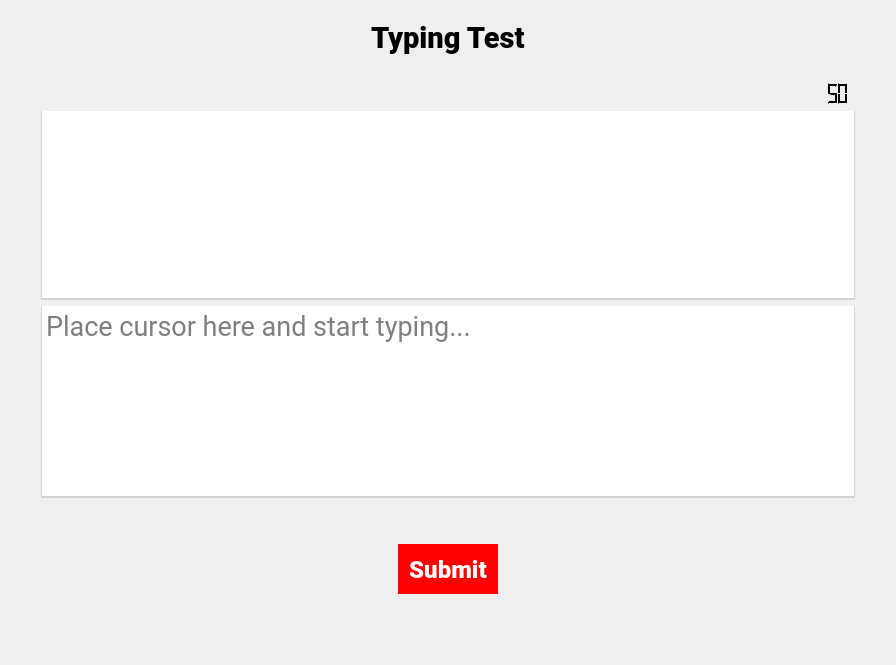
<?xml version="1.0" encoding="UTF-8"?>
<ui version="4.0">
 <class>Form</class>
 <widget class="QWidget" name="Form">
  <property name="geometry">
   <rect>
    <x>0</x>
    <y>0</y>
    <width>896</width>
    <height>665</height>
   </rect>
  </property>
  <property name="sizePolicy">
   <sizepolicy hsizetype="Expanding" vsizetype="Expanding">
    <horstretch>0</horstretch>
    <verstretch>0</verstretch>
   </sizepolicy>
  </property>
  <property name="windowTitle">
   <string>Form</string>
  </property>
  <property name="styleSheet">
   <string notr="true">QPushButton { color: white;background-color: red; padding: 10px; border:none;}
QPushButton:hover { background-color: coral;}
QPushButton:pressed {margin-top:3px;}
QTextBrowser, QTextEdit { border-top: none; border-left: 1px solid lightgrey; border-right: 1px solid lightgrey; border-bottom: 2px solid lightgrey;}
</string>
  </property>
  <layout class="QHBoxLayout" name="horizontalLayout">
   <item>
    <layout class="QVBoxLayout" name="verticalLayout">
     <property name="leftMargin">
      <number>30</number>
     </property>
     <property name="topMargin">
      <number>10</number>
     </property>
     <property name="rightMargin">
      <number>30</number>
     </property>
     <item alignment="Qt::AlignHCenter|Qt::AlignVCenter">
      <widget class="QLabel" name="lHeader">
       <property name="font">
        <font>
         <family>Roboto Black</family>
         <pointsize>22</pointsize>
         <weight>75</weight>
         <bold>true</bold>
        </font>
       </property>
       <property name="text">
        <string>Typing Test</string>
       </property>
       <property name="textFormat">
        <enum>Qt::AutoText</enum>
       </property>
       <property name="margin">
        <number>10</number>
       </property>
      </widget>
     </item>
     <item>
      <spacer name="verticalSpacer">
       <property name="orientation">
        <enum>Qt::Vertical</enum>
       </property>
       <property name="sizeType">
        <enum>QSizePolicy::Fixed</enum>
       </property>
       <property name="sizeHint" stdset="0">
        <size>
         <width>20</width>
         <height>20</height>
        </size>
       </property>
      </spacer>
     </item>
     <item alignment="Qt::AlignRight">
      <widget class="QLCDNumber" name="lcdNumber">
       <property name="sizePolicy">
        <sizepolicy hsizetype="Minimum" vsizetype="Minimum">
         <horstretch>0</horstretch>
         <verstretch>0</verstretch>
        </sizepolicy>
       </property>
       <property name="palette">
        <palette>
         <active>
          <colorrole role="WindowText">
           <brush brushstyle="SolidPattern">
            <color alpha="255">
             <red>255</red>
             <green>255</green>
             <blue>255</blue>
            </color>
           </brush>
          </colorrole>
          <colorrole role="Button">
           <brush brushstyle="SolidPattern">
            <color alpha="255">
             <red>0</red>
             <green>0</green>
             <blue>0</blue>
            </color>
           </brush>
          </colorrole>
          <colorrole role="Light">
           <brush brushstyle="SolidPattern">
            <color alpha="255">
             <red>0</red>
             <green>0</green>
             <blue>0</blue>
            </color>
           </brush>
          </colorrole>
          <colorrole role="Midlight">
           <brush brushstyle="SolidPattern">
            <color alpha="255">
             <red>0</red>
             <green>0</green>
             <blue>0</blue>
            </color>
           </brush>
          </colorrole>
          <colorrole role="Dark">
           <brush brushstyle="SolidPattern">
            <color alpha="255">
             <red>0</red>
             <green>0</green>
             <blue>0</blue>
            </color>
           </brush>
          </colorrole>
          <colorrole role="Mid">
           <brush brushstyle="SolidPattern">
            <color alpha="255">
             <red>0</red>
             <green>0</green>
             <blue>0</blue>
            </color>
           </brush>
          </colorrole>
          <colorrole role="Text">
           <brush brushstyle="SolidPattern">
            <color alpha="255">
             <red>255</red>
             <green>255</green>
             <blue>255</blue>
            </color>
           </brush>
          </colorrole>
          <colorrole role="BrightText">
           <brush brushstyle="SolidPattern">
            <color alpha="255">
             <red>255</red>
             <green>255</green>
             <blue>255</blue>
            </color>
           </brush>
          </colorrole>
          <colorrole role="ButtonText">
           <brush brushstyle="SolidPattern">
            <color alpha="255">
             <red>255</red>
             <green>255</green>
             <blue>255</blue>
            </color>
           </brush>
          </colorrole>
          <colorrole role="Base">
           <brush brushstyle="SolidPattern">
            <color alpha="255">
             <red>0</red>
             <green>0</green>
             <blue>0</blue>
            </color>
           </brush>
          </colorrole>
          <colorrole role="Window">
           <brush brushstyle="SolidPattern">
            <color alpha="255">
             <red>0</red>
             <green>0</green>
             <blue>0</blue>
            </color>
           </brush>
          </colorrole>
          <colorrole role="Shadow">
           <brush brushstyle="SolidPattern">
            <color alpha="255">
             <red>0</red>
             <green>0</green>
             <blue>0</blue>
            </color>
           </brush>
          </colorrole>
          <colorrole role="AlternateBase">
           <brush brushstyle="SolidPattern">
            <color alpha="255">
             <red>0</red>
             <green>0</green>
             <blue>0</blue>
            </color>
           </brush>
          </colorrole>
          <colorrole role="ToolTipBase">
           <brush brushstyle="SolidPattern">
            <color alpha="255">
             <red>255</red>
             <green>255</green>
             <blue>220</blue>
            </color>
           </brush>
          </colorrole>
          <colorrole role="ToolTipText">
           <brush brushstyle="SolidPattern">
            <color alpha="255">
             <red>0</red>
             <green>0</green>
             <blue>0</blue>
            </color>
           </brush>
          </colorrole>
          <colorrole role="PlaceholderText">
           <brush brushstyle="SolidPattern">
            <color alpha="128">
             <red>255</red>
             <green>255</green>
             <blue>255</blue>
            </color>
           </brush>
          </colorrole>
         </active>
         <inactive>
          <colorrole role="WindowText">
           <brush brushstyle="SolidPattern">
            <color alpha="255">
             <red>255</red>
             <green>255</green>
             <blue>255</blue>
            </color>
           </brush>
          </colorrole>
          <colorrole role="Button">
           <brush brushstyle="SolidPattern">
            <color alpha="255">
             <red>0</red>
             <green>0</green>
             <blue>0</blue>
            </color>
           </brush>
          </colorrole>
          <colorrole role="Light">
           <brush brushstyle="SolidPattern">
            <color alpha="255">
             <red>0</red>
             <green>0</green>
             <blue>0</blue>
            </color>
           </brush>
          </colorrole>
          <colorrole role="Midlight">
           <brush brushstyle="SolidPattern">
            <color alpha="255">
             <red>0</red>
             <green>0</green>
             <blue>0</blue>
            </color>
           </brush>
          </colorrole>
          <colorrole role="Dark">
           <brush brushstyle="SolidPattern">
            <color alpha="255">
             <red>0</red>
             <green>0</green>
             <blue>0</blue>
            </color>
           </brush>
          </colorrole>
          <colorrole role="Mid">
           <brush brushstyle="SolidPattern">
            <color alpha="255">
             <red>0</red>
             <green>0</green>
             <blue>0</blue>
            </color>
           </brush>
          </colorrole>
          <colorrole role="Text">
           <brush brushstyle="SolidPattern">
            <color alpha="255">
             <red>255</red>
             <green>255</green>
             <blue>255</blue>
            </color>
           </brush>
          </colorrole>
          <colorrole role="BrightText">
           <brush brushstyle="SolidPattern">
            <color alpha="255">
             <red>255</red>
             <green>255</green>
             <blue>255</blue>
            </color>
           </brush>
          </colorrole>
          <colorrole role="ButtonText">
           <brush brushstyle="SolidPattern">
            <color alpha="255">
             <red>255</red>
             <green>255</green>
             <blue>255</blue>
            </color>
           </brush>
          </colorrole>
          <colorrole role="Base">
           <brush brushstyle="SolidPattern">
            <color alpha="255">
             <red>0</red>
             <green>0</green>
             <blue>0</blue>
            </color>
           </brush>
          </colorrole>
          <colorrole role="Window">
           <brush brushstyle="SolidPattern">
            <color alpha="255">
             <red>0</red>
             <green>0</green>
             <blue>0</blue>
            </color>
           </brush>
          </colorrole>
          <colorrole role="Shadow">
           <brush brushstyle="SolidPattern">
            <color alpha="255">
             <red>0</red>
             <green>0</green>
             <blue>0</blue>
            </color>
           </brush>
          </colorrole>
          <colorrole role="AlternateBase">
           <brush brushstyle="SolidPattern">
            <color alpha="255">
             <red>0</red>
             <green>0</green>
             <blue>0</blue>
            </color>
           </brush>
          </colorrole>
          <colorrole role="ToolTipBase">
           <brush brushstyle="SolidPattern">
            <color alpha="255">
             <red>255</red>
             <green>255</green>
             <blue>220</blue>
            </color>
           </brush>
          </colorrole>
          <colorrole role="ToolTipText">
           <brush brushstyle="SolidPattern">
            <color alpha="255">
             <red>0</red>
             <green>0</green>
             <blue>0</blue>
            </color>
           </brush>
          </colorrole>
          <colorrole role="PlaceholderText">
           <brush brushstyle="SolidPattern">
            <color alpha="128">
             <red>255</red>
             <green>255</green>
             <blue>255</blue>
            </color>
           </brush>
          </colorrole>
         </inactive>
         <disabled>
          <colorrole role="WindowText">
           <brush brushstyle="SolidPattern">
            <color alpha="255">
             <red>0</red>
             <green>0</green>
             <blue>0</blue>
            </color>
           </brush>
          </colorrole>
          <colorrole role="Button">
           <brush brushstyle="SolidPattern">
            <color alpha="255">
             <red>0</red>
             <green>0</green>
             <blue>0</blue>
            </color>
           </brush>
          </colorrole>
          <colorrole role="Light">
           <brush brushstyle="SolidPattern">
            <color alpha="255">
             <red>0</red>
             <green>0</green>
             <blue>0</blue>
            </color>
           </brush>
          </colorrole>
          <colorrole role="Midlight">
           <brush brushstyle="SolidPattern">
            <color alpha="255">
             <red>0</red>
             <green>0</green>
             <blue>0</blue>
            </color>
           </brush>
          </colorrole>
          <colorrole role="Dark">
           <brush brushstyle="SolidPattern">
            <color alpha="255">
             <red>0</red>
             <green>0</green>
             <blue>0</blue>
            </color>
           </brush>
          </colorrole>
          <colorrole role="Mid">
           <brush brushstyle="SolidPattern">
            <color alpha="255">
             <red>0</red>
             <green>0</green>
             <blue>0</blue>
            </color>
           </brush>
          </colorrole>
          <colorrole role="Text">
           <brush brushstyle="SolidPattern">
            <color alpha="255">
             <red>0</red>
             <green>0</green>
             <blue>0</blue>
            </color>
           </brush>
          </colorrole>
          <colorrole role="BrightText">
           <brush brushstyle="SolidPattern">
            <color alpha="255">
             <red>255</red>
             <green>255</green>
             <blue>255</blue>
            </color>
           </brush>
          </colorrole>
          <colorrole role="ButtonText">
           <brush brushstyle="SolidPattern">
            <color alpha="255">
             <red>0</red>
             <green>0</green>
             <blue>0</blue>
            </color>
           </brush>
          </colorrole>
          <colorrole role="Base">
           <brush brushstyle="SolidPattern">
            <color alpha="255">
             <red>0</red>
             <green>0</green>
             <blue>0</blue>
            </color>
           </brush>
          </colorrole>
          <colorrole role="Window">
           <brush brushstyle="SolidPattern">
            <color alpha="255">
             <red>0</red>
             <green>0</green>
             <blue>0</blue>
            </color>
           </brush>
          </colorrole>
          <colorrole role="Shadow">
           <brush brushstyle="SolidPattern">
            <color alpha="255">
             <red>0</red>
             <green>0</green>
             <blue>0</blue>
            </color>
           </brush>
          </colorrole>
          <colorrole role="AlternateBase">
           <brush brushstyle="SolidPattern">
            <color alpha="255">
             <red>0</red>
             <green>0</green>
             <blue>0</blue>
            </color>
           </brush>
          </colorrole>
          <colorrole role="ToolTipBase">
           <brush brushstyle="SolidPattern">
            <color alpha="255">
             <red>255</red>
             <green>255</green>
             <blue>220</blue>
            </color>
           </brush>
          </colorrole>
          <colorrole role="ToolTipText">
           <brush brushstyle="SolidPattern">
            <color alpha="255">
             <red>0</red>
             <green>0</green>
             <blue>0</blue>
            </color>
           </brush>
          </colorrole>
          <colorrole role="PlaceholderText">
           <brush brushstyle="SolidPattern">
            <color alpha="128">
             <red>255</red>
             <green>255</green>
             <blue>255</blue>
            </color>
           </brush>
          </colorrole>
         </disabled>
        </palette>
       </property>
       <property name="font">
        <font>
         <family>Roboto</family>
         <pointsize>9</pointsize>
        </font>
       </property>
       <property name="styleSheet">
        <string notr="true"/>
       </property>
       <property name="frameShape">
        <enum>QFrame::NoFrame</enum>
       </property>
       <property name="frameShadow">
        <enum>QFrame::Raised</enum>
       </property>
       <property name="lineWidth">
        <number>1</number>
       </property>
       <property name="smallDecimalPoint">
        <bool>false</bool>
       </property>
       <property name="value" stdset="0">
        <double>50.000000000000000</double>
       </property>
       <property name="intValue" stdset="0">
        <number>50</number>
       </property>
      </widget>
     </item>
     <item>
      <widget class="QTextBrowser" name="expectedText">
       <property name="font">
        <font>
         <family>Roboto</family>
         <pointsize>18</pointsize>
        </font>
       </property>
       <property name="styleSheet">
        <string notr="true"/>
       </property>
       <property name="sizeAdjustPolicy">
        <enum>QAbstractScrollArea::AdjustToContents</enum>
       </property>
       <property name="readOnly">
        <bool>true</bool>
       </property>
       <property name="html">
        <string>&lt;!DOCTYPE HTML PUBLIC &quot;-//W3C//DTD HTML 4.0//EN&quot; &quot;http://www.w3.org/TR/REC-html40/strict.dtd&quot;&gt;
&lt;html&gt;&lt;head&gt;&lt;meta name=&quot;qrichtext&quot; content=&quot;1&quot; /&gt;&lt;style type=&quot;text/css&quot;&gt;
p, li { white-space: pre-wrap; }
&lt;/style&gt;&lt;/head&gt;&lt;body style=&quot; font-family:'Roboto'; font-size:18pt; font-weight:400; font-style:normal;&quot;&gt;
&lt;p style=&quot;-qt-paragraph-type:empty; margin-top:0px; margin-bottom:0px; margin-left:0px; margin-right:0px; -qt-block-indent:0; text-indent:0px;&quot;&gt;&lt;br /&gt;&lt;/p&gt;&lt;/body&gt;&lt;/html&gt;</string>
       </property>
       <property name="textInteractionFlags">
        <set>Qt::NoTextInteraction</set>
       </property>
      </widget>
     </item>
     <item>
      <widget class="QTextEdit" name="textEdit">
       <property name="font">
        <font>
         <family>Roboto</family>
         <pointsize>20</pointsize>
        </font>
       </property>
       <property name="styleSheet">
        <string notr="true"/>
       </property>
       <property name="placeholderText">
        <string>Place cursor here and start typing...</string>
       </property>
      </widget>
     </item>
     <item>
      <spacer name="verticalSpacer_2">
       <property name="orientation">
        <enum>Qt::Vertical</enum>
       </property>
       <property name="sizeType">
        <enum>QSizePolicy::Preferred</enum>
       </property>
       <property name="sizeHint" stdset="0">
        <size>
         <width>20</width>
         <height>40</height>
        </size>
       </property>
      </spacer>
     </item>
     <item alignment="Qt::AlignHCenter|Qt::AlignVCenter">
      <widget class="QPushButton" name="typingNextButton">
       <property name="sizePolicy">
        <sizepolicy hsizetype="Fixed" vsizetype="Fixed">
         <horstretch>0</horstretch>
         <verstretch>0</verstretch>
        </sizepolicy>
       </property>
       <property name="minimumSize">
        <size>
         <width>100</width>
         <height>50</height>
        </size>
       </property>
       <property name="font">
        <font>
         <family>Roboto Black</family>
         <pointsize>18</pointsize>
         <weight>75</weight>
         <bold>true</bold>
        </font>
       </property>
       <property name="cursor">
        <cursorShape>PointingHandCursor</cursorShape>
       </property>
       <property name="autoFillBackground">
        <bool>false</bool>
       </property>
       <property name="styleSheet">
        <string notr="true"/>
       </property>
       <property name="text">
        <string>Submit</string>
       </property>
       <property name="autoDefault">
        <bool>false</bool>
       </property>
       <property name="default">
        <bool>true</bool>
       </property>
       <property name="flat">
        <bool>false</bool>
       </property>
      </widget>
     </item>
     <item>
      <spacer name="verticalSpacer_3">
       <property name="orientation">
        <enum>Qt::Vertical</enum>
       </property>
       <property name="sizeType">
        <enum>QSizePolicy::Preferred</enum>
       </property>
       <property name="sizeHint" stdset="0">
        <size>
         <width>20</width>
         <height>60</height>
        </size>
       </property>
      </spacer>
     </item>
    </layout>
   </item>
  </layout>
 </widget>
 <resources/>
 <connections/>
</ui>
